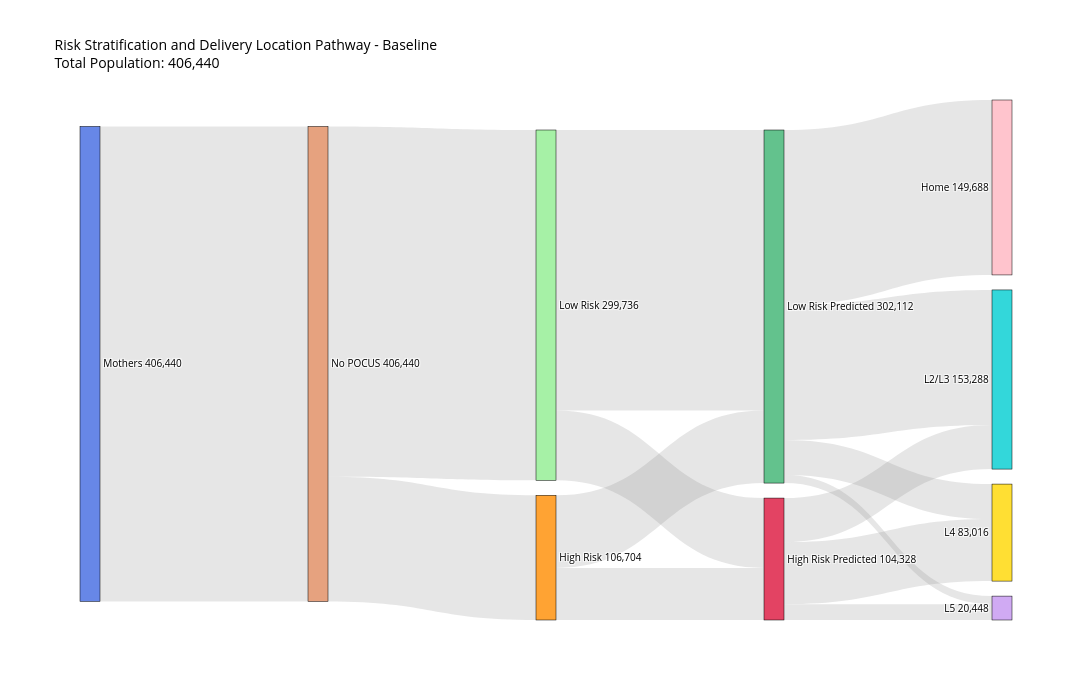
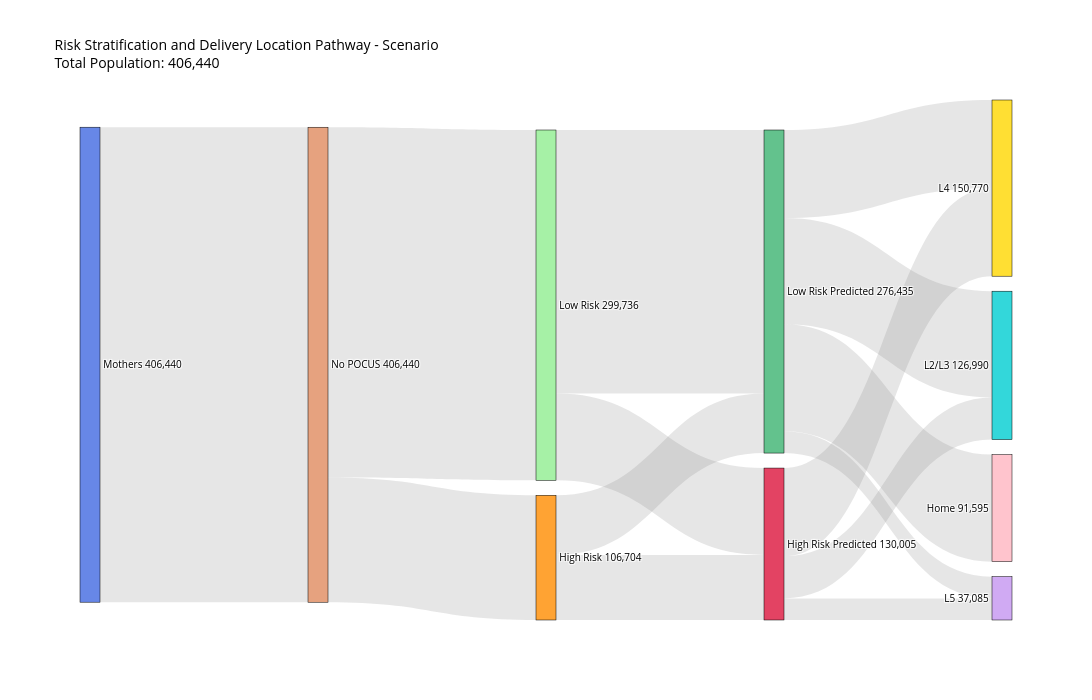
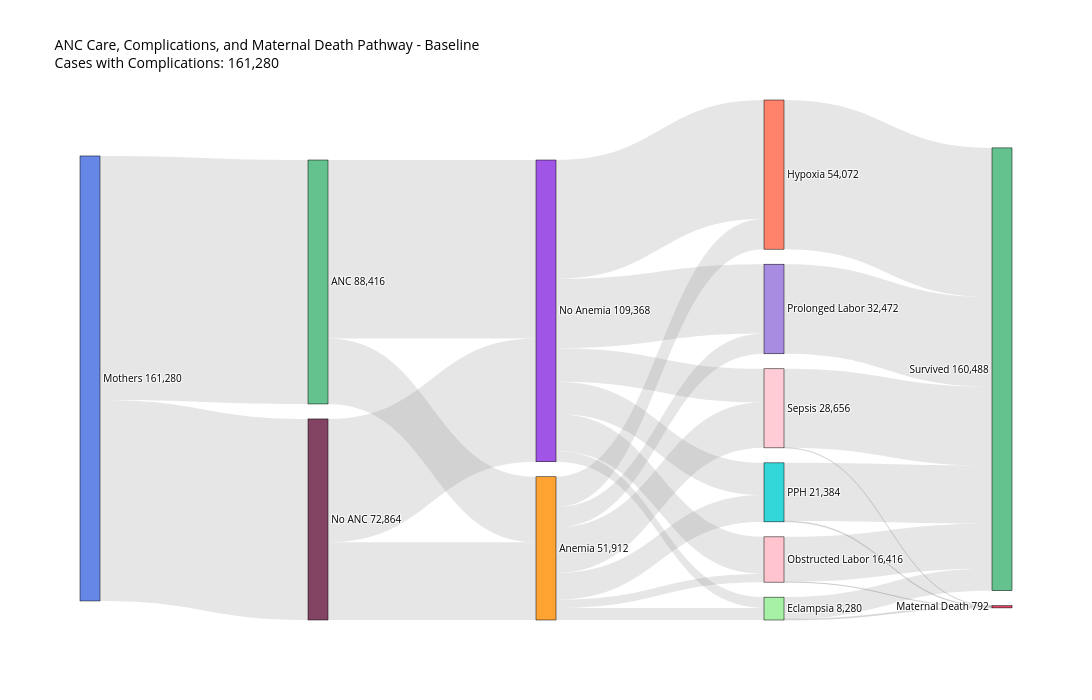
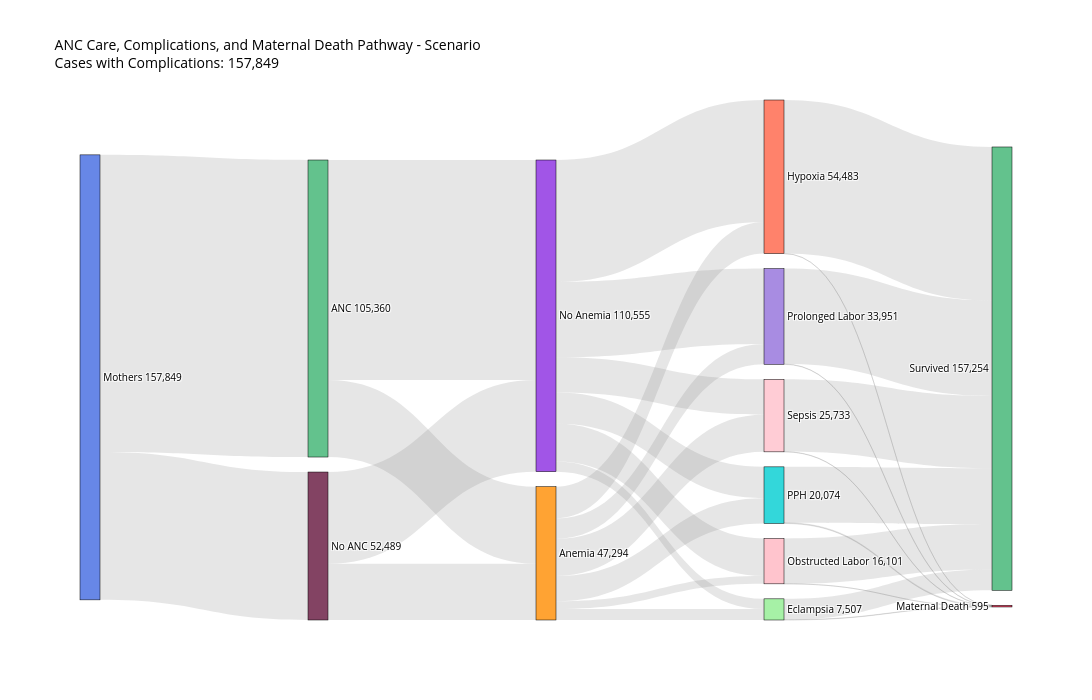

Notebook cell for these charts, in order:
### Code cell
# --------------------------------------------------------------
# RUN ALL PATHWAYS
# --------------------------------------------------------------

print("\n" + "="*80)
print("GENERATING ALL FOUR CORRECTED HEALTH PATHWAYS")
print("="*80)

# PATHWAY 1: Risk stratification and delivery location
print("\n1. Creating Risk Stratification and Delivery Location Pathway...")
fig1_baseline = create_risk_delivery_pathway(df_baseline, " - Baseline")
fig1_scenario = create_risk_delivery_pathway(df_scenerio, " - Scenario")

# PATHWAY 2: ANC care, complications, and maternal death
print("2. Creating ANC Care, Complications, and Maternal Death Pathway...")
fig2_baseline = create_ANC_maternal_death_pathway(df_baseline, " - Baseline")
fig2_scenario = create_ANC_maternal_death_pathway(df_scenerio, " - Scenario")

# PATHWAY 3: Intrapartum monitoring and delivery mode
print("3. Creating CORRECTED Intrapartum Monitoring and Delivery Mode Pathway...")
fig3_baseline = create_intrapartum_pathway(df_baseline, " - Baseline")
fig3_scenario = create_intrapartum_pathway(df_scenerio, " - Scenario")

# PATHWAY 4: NEW SDR delivery location
print("4. Creating NEW SDR Delivery Location Pathway...")
fig4_baseline = create_SDR_delivery_pathway(df_baseline, " - Baseline")
fig4_scenario = create_SDR_delivery_pathway(df_scenerio, " - Scenario")

print("\n" + "="*80)
print("ALL PATHWAYS GENERATED SUCCESSFULLY!")
print("="*80)

# Display all pathways
print("\nDisplaying Pathway 1 - Risk Stratification and Delivery Location:")
fig1_baseline.show()
fig1_scenario.show()

print("\nDisplaying Pathway 2 - ANC Care, Complications, and Maternal Death:")
fig2_baseline.show()
fig2_scenario.show()

print("\nDisplaying Pathway 3 - CORRECTED Intrapartum Monitoring and Delivery Mode:")
fig3_baseline.show()
fig3_scenario.show()

print("\nDisplaying Pathway 4 - NEW SDR Delivery Location:")
fig4_baseline.show()
fig4_scenario.show()

### Figure 1 — Plotly figure (JSON) as saved in the notebook; plotly's stock layout.template omitted (floating-point values rounded to 4 significant figures)
{"data": [{"arrangement": "snap", "link": {"color": "rgba(128, 128, 128, 0.2)", "customdata": [100, 26.3, 73.7, 41.8, 58.2, 19.9, 80.1, 36.2, 50.9, 12.9, 49.5, 38.2, 9.9, 2.3], "hovertemplate": "%{source.label} → %{target.label}<br>Flow: %{value:,} (%{customdata:.1f}%)<extra></extra>", "source": [0, 1, 1, 2, 2, 3, 3, 4, 4, 4, 5, 5, 5, 5], "target": [1, 2, 3, 4, 5, 4, 5, 7, 8, 9, 6, 7, 8, 9], "value": [406440, 106704, 299736, 44568, 62136, 59760, 239976, 37800, 53064, 13464, 149688, 115488, 29952, 6984]}, "node": {"color": ["rgba(65, 105, 225, 0.8)", "rgba(205, 70, 0, 0.5)", "rgba(255, 140, 0, 0.8)", "rgba(144, 238, 144, 0.8)", "rgba(220, 20, 60, 0.8)", "rgba(60, 179, 113, 0.8)", "rgba(255, 182, 193, 0.8)", "rgba(0, 206, 209, 0.8)", "rgba(255, 215, 0, 0.8)", "rgba(138, 43, 226, 0.4)"], "label": ["Mothers\n406,440", "No POCUS\n406,440", "High Risk\n106,704", "Low Risk\n299,736", "High Risk Predicted\n104,328", "Low Risk Predicted\n302,112", "Home\n149,688", "L2/L3\n153,288", "L4\n83,016", "L5\n20,448"], "line": {"color": "black", "width": 0.5}, "pad": 15, "thickness": 20}, "type": "sankey"}], "layout": {"font": {"color": "black", "size": 10}, "height": 700, "paper_bgcolor": "white", "plot_bgcolor": "white", "title": {"text": "Risk Stratification and Delivery Location Pathway - Baseline<br>Total Population: 406,440"}, "width": 1400}}

### Figure 2 — Plotly figure (JSON) as saved in the notebook; plotly's stock layout.template omitted (floating-point values rounded to 4 significant figures)
{"data": [{"arrangement": "snap", "link": {"color": "rgba(128, 128, 128, 0.2)", "customdata": [100, 26.3, 73.7, 52.2, 47.8, 24.8, 75.2, 27.8, 58, 14.2, 33.1, 32.9, 27.2, 6.7], "hovertemplate": "%{source.label} → %{target.label}<br>Flow: %{value:,} (%{customdata:.1f}%)<extra></extra>", "source": [0, 1, 1, 2, 2, 3, 3, 4, 4, 4, 5, 5, 5, 5], "target": [1, 2, 3, 4, 5, 4, 5, 7, 8, 9, 6, 7, 8, 9], "value": [406440, 106704, 299736, 55717, 50987, 74288, 225448, 36089, 75443, 18473, 91595, 90901, 75327, 18612]}, "node": {"color": ["rgba(65, 105, 225, 0.8)", "rgba(205, 70, 0, 0.5)", "rgba(255, 140, 0, 0.8)", "rgba(144, 238, 144, 0.8)", "rgba(220, 20, 60, 0.8)", "rgba(60, 179, 113, 0.8)", "rgba(255, 182, 193, 0.8)", "rgba(0, 206, 209, 0.8)", "rgba(255, 215, 0, 0.8)", "rgba(138, 43, 226, 0.4)"], "label": ["Mothers\n406,440", "No POCUS\n406,440", "High Risk\n106,704", "Low Risk\n299,736", "High Risk Predicted\n130,005", "Low Risk Predicted\n276,435", "Home\n91,595", "L2/L3\n126,990", "L4\n150,770", "L5\n37,085"], "line": {"color": "black", "width": 0.5}, "pad": 15, "thickness": 20}, "type": "sankey"}], "layout": {"font": {"color": "black", "size": 10}, "height": 700, "paper_bgcolor": "white", "plot_bgcolor": "white", "title": {"text": "Risk Stratification and Delivery Location Pathway - Scenario<br>Total Population: 406,440"}, "width": 1400}}

### Figure 3 — Plotly figure (JSON) as saved in the notebook; plotly's stock layout.template omitted (floating-point values rounded to 4 significant figures)
{"data": [{"arrangement": "snap", "link": {"color": "rgba(128, 128, 128, 0.2)", "customdata": [54.8, 45.2, 26.9, 73.1, 38.6, 61.4, 8.5, 21.2, 5.7, 18.7, 14.1, 31.8, 3.6, 39.4, 12.3, 10.7, 23, 11.1, 4.3, 95.7, 100, 0.4, 99.6, 1.3, 98.7, 100, 0.3, 99.7], "hovertemplate": "%{source.label} → %{target.label}<br>Flow: %{value:,} (%{customdata:.1f}%)<extra></extra>", "source": [0, 0, 1, 1, 2, 2, 3, 3, 3, 3, 3, 3, 4, 4, 4, 4, 4, 4, 5, 5, 6, 7, 7, 8, 8, 9, 10, 10], "target": [1, 2, 3, 4, 3, 4, 5, 6, 7, 8, 9, 10, 5, 6, 7, 8, 9, 10, 11, 12, 12, 11, 12, 11, 12, 12, 11, 12], "value": [88416, 72864, 23760, 64656, 28152, 44712, 4392, 11016, 2952, 9720, 7344, 16488, 3888, 43056, 13464, 11664, 25128, 12168, 360, 7920, 54072, 72, 16344, 288, 21096, 32472, 72, 28584]}, "node": {"color": ["rgba(65, 105, 225, 0.8)", "rgba(60, 179, 113, 0.8)", "rgba(100, 20, 60, 0.8)", "rgba(255, 140, 0, 0.8)", "rgba(138, 43, 226, 0.8)", "rgba(144, 238, 144, 0.8)", "rgba(255, 99, 71, 0.8)", "rgba(255, 182, 193, 0.8)", "rgba(0, 206, 209, 0.8)", "rgba(147, 112, 219, 0.8)", "rgba(255, 192, 203, 0.8)", "rgba(220, 20, 60, 0.8)", "rgba(60, 179, 113, 0.8)"], "label": ["Mothers\n161,280", "ANC\n88,416", "No ANC\n72,864", "Anemia\n51,912", "No Anemia\n109,368", "Eclampsia\n8,280", "Hypoxia\n54,072", "Obstructed Labor\n16,416", "PPH\n21,384", "Prolonged Labor\n32,472", "Sepsis\n28,656", "Maternal Death\n792", "Survived\n160,488"], "line": {"color": "black", "width": 0.5}, "pad": 15, "thickness": 20}, "type": "sankey"}], "layout": {"font": {"color": "black", "size": 10}, "height": 700, "paper_bgcolor": "white", "plot_bgcolor": "white", "title": {"text": "ANC Care, Complications, and Maternal Death Pathway - Baseline<br>Cases with Complications: 161,280"}, "width": 1400}}

### Figure 4 — Plotly figure (JSON) as saved in the notebook; plotly's stock layout.template omitted (floating-point values rounded to 4 significant figures)
{"data": [{"arrangement": "snap", "link": {"color": "rgba(128, 128, 128, 0.2)", "customdata": [66.7, 33.3, 25.9, 74.1, 38, 62, 8.2, 23.8, 5.9, 18.9, 15.3, 27.9, 3.3, 39.1, 12, 10.1, 24.2, 11.3, 1.3, 98.7, 0, 100, 0.1, 99.9, 1.4, 98.6, 0.3, 99.7, 0.3, 99.7], "hovertemplate": "%{source.label} → %{target.label}<br>Flow: %{value:,} (%{customdata:.1f}%)<extra></extra>", "source": [0, 0, 1, 1, 2, 2, 3, 3, 3, 3, 3, 3, 4, 4, 4, 4, 4, 4, 5, 5, 6, 6, 7, 7, 8, 8, 9, 9, 10, 10], "target": [1, 2, 3, 4, 3, 4, 5, 6, 7, 8, 9, 10, 5, 6, 7, 8, 9, 10, 11, 12, 11, 12, 11, 12, 11, 12, 11, 12, 11, 12], "value": [105360, 52489, 27337, 78023, 19957, 32532, 3873, 11250, 2780, 8956, 7247, 13188, 3634, 43233, 13321, 11118, 26704, 12545, 98, 7409, 7, 54476, 20, 16081, 289, 19785, 98, 33853, 83, 25650]}, "node": {"color": ["rgba(65, 105, 225, 0.8)", "rgba(60, 179, 113, 0.8)", "rgba(100, 20, 60, 0.8)", "rgba(255, 140, 0, 0.8)", "rgba(138, 43, 226, 0.8)", "rgba(144, 238, 144, 0.8)", "rgba(255, 99, 71, 0.8)", "rgba(255, 182, 193, 0.8)", "rgba(0, 206, 209, 0.8)", "rgba(147, 112, 219, 0.8)", "rgba(255, 192, 203, 0.8)", "rgba(220, 20, 60, 0.8)", "rgba(60, 179, 113, 0.8)"], "label": ["Mothers\n157,849", "ANC\n105,360", "No ANC\n52,489", "Anemia\n47,294", "No Anemia\n110,555", "Eclampsia\n7,507", "Hypoxia\n54,483", "Obstructed Labor\n16,101", "PPH\n20,074", "Prolonged Labor\n33,951", "Sepsis\n25,733", "Maternal Death\n595", "Survived\n157,254"], "line": {"color": "black", "width": 0.5}, "pad": 15, "thickness": 20}, "type": "sankey"}], "layout": {"font": {"color": "black", "size": 10}, "height": 700, "paper_bgcolor": "white", "plot_bgcolor": "white", "title": {"text": "ANC Care, Complications, and Maternal Death Pathway - Scenario<br>Cases with Complications: 157,849"}, "width": 1400}}
